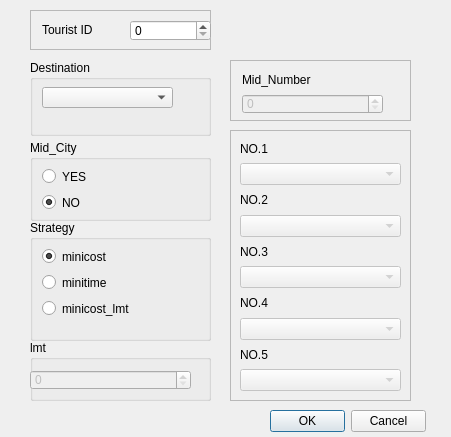
<?xml version="1.0" encoding="UTF-8"?>
<ui version="4.0">
 <class>input</class>
 <widget class="QDialog" name="input">
  <property name="enabled">
   <bool>true</bool>
  </property>
  <property name="geometry">
   <rect>
    <x>0</x>
    <y>0</y>
    <width>451</width>
    <height>437</height>
   </rect>
  </property>
  <property name="windowTitle">
   <string>Dialog</string>
  </property>
  <widget class="QFrame" name="frame_2">
   <property name="geometry">
    <rect>
     <x>230</x>
     <y>60</y>
     <width>181</width>
     <height>61</height>
    </rect>
   </property>
   <property name="frameShape">
    <enum>QFrame::StyledPanel</enum>
   </property>
   <property name="frameShadow">
    <enum>QFrame::Raised</enum>
   </property>
   <widget class="QLabel" name="label">
    <property name="geometry">
     <rect>
      <x>12</x>
      <y>12</y>
      <width>80</width>
      <height>16</height>
     </rect>
    </property>
    <property name="text">
     <string>Mid_Number</string>
    </property>
   </widget>
   <widget class="QSpinBox" name="spinBox">
    <property name="enabled">
     <bool>false</bool>
    </property>
    <property name="geometry">
     <rect>
      <x>12</x>
      <y>34</y>
      <width>141</width>
      <height>20</height>
     </rect>
    </property>
    <property name="minimumSize">
     <size>
      <width>141</width>
      <height>20</height>
     </size>
    </property>
   </widget>
  </widget>
  <widget class="QFrame" name="frame_3">
   <property name="geometry">
    <rect>
     <x>230</x>
     <y>130</y>
     <width>181</width>
     <height>271</height>
    </rect>
   </property>
   <property name="frameShape">
    <enum>QFrame::StyledPanel</enum>
   </property>
   <property name="frameShadow">
    <enum>QFrame::Raised</enum>
   </property>
   <layout class="QVBoxLayout" name="verticalLayout_2">
    <item>
     <widget class="QLabel" name="label_3">
      <property name="text">
       <string>NO.1</string>
      </property>
     </widget>
    </item>
    <item>
     <widget class="QComboBox" name="comboBox_mid_1">
      <property name="enabled">
       <bool>false</bool>
      </property>
     </widget>
    </item>
    <item>
     <widget class="QLabel" name="label_4">
      <property name="text">
       <string>NO.2</string>
      </property>
     </widget>
    </item>
    <item>
     <widget class="QComboBox" name="comboBox_mid_2">
      <property name="enabled">
       <bool>false</bool>
      </property>
     </widget>
    </item>
    <item>
     <widget class="QLabel" name="label_8">
      <property name="text">
       <string>NO.3</string>
      </property>
     </widget>
    </item>
    <item>
     <widget class="QComboBox" name="comboBox_mid_3">
      <property name="enabled">
       <bool>false</bool>
      </property>
     </widget>
    </item>
    <item>
     <widget class="QLabel" name="label_7">
      <property name="text">
       <string>NO.4</string>
      </property>
     </widget>
    </item>
    <item>
     <widget class="QComboBox" name="comboBox_mid_4">
      <property name="enabled">
       <bool>false</bool>
      </property>
     </widget>
    </item>
    <item>
     <widget class="QLabel" name="label_6">
      <property name="text">
       <string>NO.5</string>
      </property>
     </widget>
    </item>
    <item>
     <widget class="QComboBox" name="comboBox_mid_5">
      <property name="enabled">
       <bool>false</bool>
      </property>
     </widget>
    </item>
   </layout>
  </widget>
  <widget class="QDialogButtonBox" name="buttonBox">
   <property name="geometry">
    <rect>
     <x>270</x>
     <y>410</y>
     <width>156</width>
     <height>23</height>
    </rect>
   </property>
   <property name="standardButtons">
    <set>QDialogButtonBox::Cancel|QDialogButtonBox::Ok</set>
   </property>
  </widget>
  <widget class="QFrame" name="frame_4">
   <property name="geometry">
    <rect>
     <x>30</x>
     <y>10</y>
     <width>181</width>
     <height>40</height>
    </rect>
   </property>
   <property name="frameShape">
    <enum>QFrame::StyledPanel</enum>
   </property>
   <property name="frameShadow">
    <enum>QFrame::Raised</enum>
   </property>
   <widget class="QLabel" name="label_2">
    <property name="geometry">
     <rect>
      <x>12</x>
      <y>12</y>
      <width>80</width>
      <height>16</height>
     </rect>
    </property>
    <property name="text">
     <string>Tourist ID</string>
    </property>
   </widget>
   <widget class="QSpinBox" name="spinBox_settst">
    <property name="geometry">
     <rect>
      <x>100</x>
      <y>10</y>
      <width>81</width>
      <height>21</height>
     </rect>
    </property>
    <property name="maximum">
     <number>4</number>
    </property>
   </widget>
  </widget>
  <widget class="QGroupBox" name="groupBox_3">
   <property name="geometry">
    <rect>
     <x>30</x>
     <y>60</y>
     <width>181</width>
     <height>76</height>
    </rect>
   </property>
   <property name="title">
    <string>Destination</string>
   </property>
   <widget class="QComboBox" name="comboBox_des">
    <property name="geometry">
     <rect>
      <x>12</x>
      <y>27</y>
      <width>131</width>
      <height>21</height>
     </rect>
    </property>
   </widget>
  </widget>
  <widget class="QGroupBox" name="groupBox_4">
   <property name="geometry">
    <rect>
     <x>30</x>
     <y>340</y>
     <width>181</width>
     <height>61</height>
    </rect>
   </property>
   <property name="title">
    <string>lmt</string>
   </property>
   <widget class="QSpinBox" name="spinBox_lmt">
    <property name="enabled">
     <bool>false</bool>
    </property>
    <property name="geometry">
     <rect>
      <x>0</x>
      <y>30</y>
      <width>161</width>
      <height>20</height>
     </rect>
    </property>
   </widget>
  </widget>
  <widget class="QGroupBox" name="groupBox">
   <property name="geometry">
    <rect>
     <x>30</x>
     <y>140</y>
     <width>181</width>
     <height>81</height>
    </rect>
   </property>
   <property name="title">
    <string>Mid_City</string>
   </property>
   <widget class="QRadioButton" name="radioButton_yes">
    <property name="geometry">
     <rect>
      <x>12</x>
      <y>27</y>
      <width>51</width>
      <height>19</height>
     </rect>
    </property>
    <property name="text">
     <string>YES</string>
    </property>
   </widget>
   <widget class="QRadioButton" name="radioButton_no">
    <property name="geometry">
     <rect>
      <x>12</x>
      <y>53</y>
      <width>43</width>
      <height>19</height>
     </rect>
    </property>
    <property name="text">
     <string>NO</string>
    </property>
    <property name="checked">
     <bool>true</bool>
    </property>
   </widget>
  </widget>
  <widget class="QGroupBox" name="groupBox_2">
   <property name="geometry">
    <rect>
     <x>30</x>
     <y>220</y>
     <width>181</width>
     <height>121</height>
    </rect>
   </property>
   <property name="title">
    <string>Strategy</string>
   </property>
   <widget class="QRadioButton" name="radioButton_cost">
    <property name="geometry">
     <rect>
      <x>12</x>
      <y>27</y>
      <width>91</width>
      <height>19</height>
     </rect>
    </property>
    <property name="text">
     <string>minicost</string>
    </property>
    <property name="checked">
     <bool>true</bool>
    </property>
   </widget>
   <widget class="QRadioButton" name="radioButton_time">
    <property name="geometry">
     <rect>
      <x>12</x>
      <y>53</y>
      <width>91</width>
      <height>19</height>
     </rect>
    </property>
    <property name="text">
     <string>minitime</string>
    </property>
   </widget>
   <widget class="QRadioButton" name="radioButton_both">
    <property name="geometry">
     <rect>
      <x>12</x>
      <y>79</y>
      <width>123</width>
      <height>19</height>
     </rect>
    </property>
    <property name="text">
     <string>minicost_lmt</string>
    </property>
   </widget>
  </widget>
 </widget>
 <resources/>
 <connections>
  <connection>
   <sender>radioButton_yes</sender>
   <signal>toggled(bool)</signal>
   <receiver>comboBox_mid_1</receiver>
   <slot>setEnabled(bool)</slot>
   <hints>
    <hint type="sourcelabel">
     <x>153</x>
     <y>158</y>
    </hint>
    <hint type="destinationlabel">
     <x>268</x>
     <y>122</y>
    </hint>
   </hints>
  </connection>
  <connection>
   <sender>radioButton_yes</sender>
   <signal>toggled(bool)</signal>
   <receiver>spinBox</receiver>
   <slot>setEnabled(bool)</slot>
   <hints>
    <hint type="sourcelabel">
     <x>176</x>
     <y>163</y>
    </hint>
    <hint type="destinationlabel">
     <x>239</x>
     <y>55</y>
    </hint>
   </hints>
  </connection>
  <connection>
   <sender>radioButton_both</sender>
   <signal>toggled(bool)</signal>
   <receiver>spinBox_lmt</receiver>
   <slot>setEnabled(bool)</slot>
   <hints>
    <hint type="sourcelabel">
     <x>76</x>
     <y>307</y>
    </hint>
    <hint type="destinationlabel">
     <x>79</x>
     <y>337</y>
    </hint>
   </hints>
  </connection>
 </connections>
</ui>
